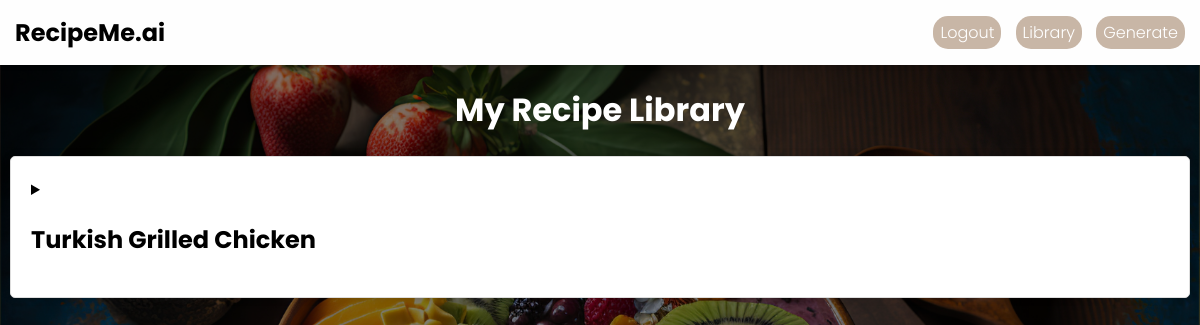
Page /library (signed in) on the earlier database version.
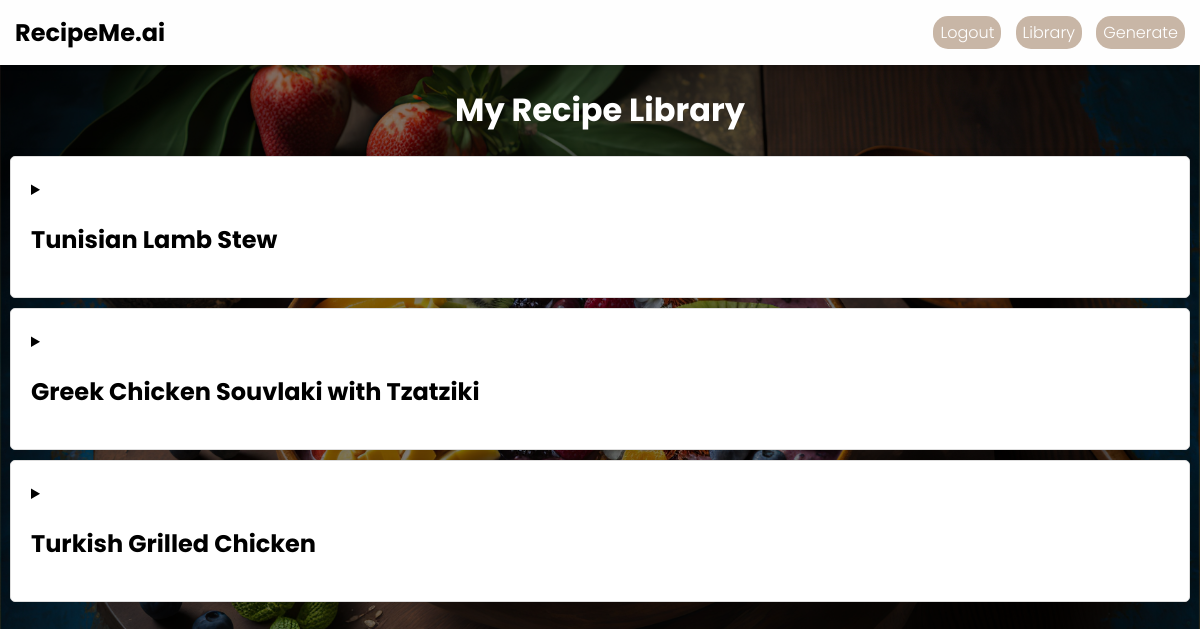
Same page on the later database version.
### recipeMe/models.py (models this page shows, shortened)
class Recipe(db.Model):
    id = db.Column(db.Integer, primary_key = True)
    name = db.Column(db.String(100), nullable = False)
    ingredients = db.Column(db.String(1000), nullable = False)
    directions = db.Column(db.String(1000), nullable = False)
    nutrition_facts = db.Column(db.String(1000), nullable = False)
    date_posted = db.Column(db.DateTime, nullable = False, default = datetime.utcnow)
    user_id = db.Column(db.Integer, db.ForeignKey('user.id'), nullable = False)
    image_url = db.Column(db.String(1000), nullable = False)

### recipeMe/routes.py (the view)
@app.route("/library")
@login_required
def library():
    recipes = Recipe.query.filter_by(user_id=current_user.id).all()  # get all recipes by the current user
    for recipe in recipes:
        recipe.ingredients = json.loads(recipe.ingredients)
        recipe.directions = json.loads(recipe.directions)
    return render_template('library.html', recipes=recipes)  # render the library page with the recipes

### recipeMe/models.py (called while the page is built)
@login_manager.user_loader
def load_user(user_id):
    return User.query.get(int(user_id))

### recipeMe/templates/library.html (shortened to what this page needs)
<!DOCTYPE html>
<html lang="en">
  <head>
    <link
      rel="stylesheet"
      href="{{ url_for('static', filename='library.css') }}"
    />
    <link
      rel="stylesheet"
      href="{{ url_for('static', filename='header.css') }}"
    />
  </head>
  <body>
    <header class="header">
      <a class="logo" href="{{ url_for('home')}}">RecipeMe.ai</a>
      <nav class="nav-links">
        {% if current_user.is_authenticated %}
        <a href="{{ url_for('logout')}}">Logout</a>
        <a href="{{ url_for('library')}}">Library</a>
        <a href="{{ url_for('getFormData')}}">Generate</a>
        {% else %}
        <a href="{{ url_for('login')}}">Login</a>
        <a href="{{ url_for('register')}}">Sign Up</a>
        {% endif %}
      </nav>
    </header>
    <h1>My Recipe Library</h1>
    <div class="container">
      {% for recipe in recipes|reverse %}
      <div class="recipe">
        <details>
          <summary><h2>{{ recipe.name }}</h2></summary>
        </details>
      </div>
      {% endfor %}
    </div>
  </body>
</html>

Differences in the rows shown:
added Recipe: name "Tunisian Lamb Stew"
added Recipe: name "Greek Chicken Souvlaki with Tzatziki"
